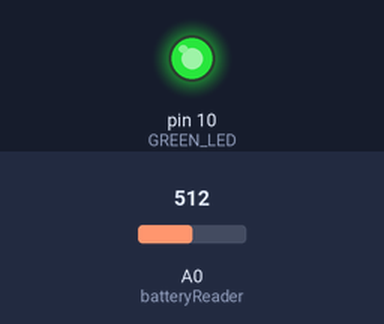
This sketch was run on a simulated Arduino Uno, built with avr-gcc and run on an emulated ATmega328P. Shown: output pins drawn as LEDs (lit = HIGH). The inputs (shaded band) are chosen by the test bench; at power-on: A0 (batteryReader) = 512. What the sketch prints to the serial monitor is not drawn.

Above: at 0.1 s.
Timing chart, 0 to 1.6 s (numbered marks = the images above):
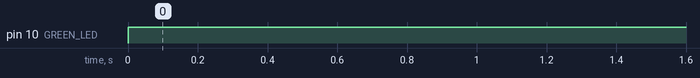

Measured:
- by itself, pin 10 (GREEN_LED): LOW → HIGH at 0.00 s

The sketch:

BatteryReader.ino
```cpp
#define batteryReader A0
#define RED_LED 9
#define GREEN_LED 10
#define BLUE_LED 11

int value = 0;
int brightness = 0;
float voltage;
float R1 = 2000.0;
float R2 = 1000.0;

void setup(){
  Serial.begin(9600);
}

void loop(){
  batteryRead();
}

void batteryRead() {
  if (millis() % 3000 == 0) {
    voltage = analogRead(batteryReader) * (5.0/1024)*((R1 + R2)/R2);
    Serial.print("Voltage =");
    Serial.println(voltage);
    //map battery into values from 0 to 255
    brightness = map(value, 3, 6.4, 0, 255);
    analogWrite(GREEN_LED, brightness);

    // if (voltage >= 6) {
    //   digitalWrite(GREEN_LED, HIGH);
    //   digitalWrite(RED_LED, LOW);
    //   digitalWrite(BLUE_LED, LOW);
    // }
    // else if (voltage >= 5) {
    //   digitalWrite(GREEN_LED, LOW);
    //   digitalWrite(RED_LED, LOW);
    //   digitalWrite(BLUE_LED, HIGH);
    // }
    // else {
    //   digitalWrite(GREEN_LED, LOW);
    //   digitalWrite(RED_LED, HIGH);
    //   digitalWrite(BLUE_LED, LOW);
    // }
  }
}

//6.35
```
